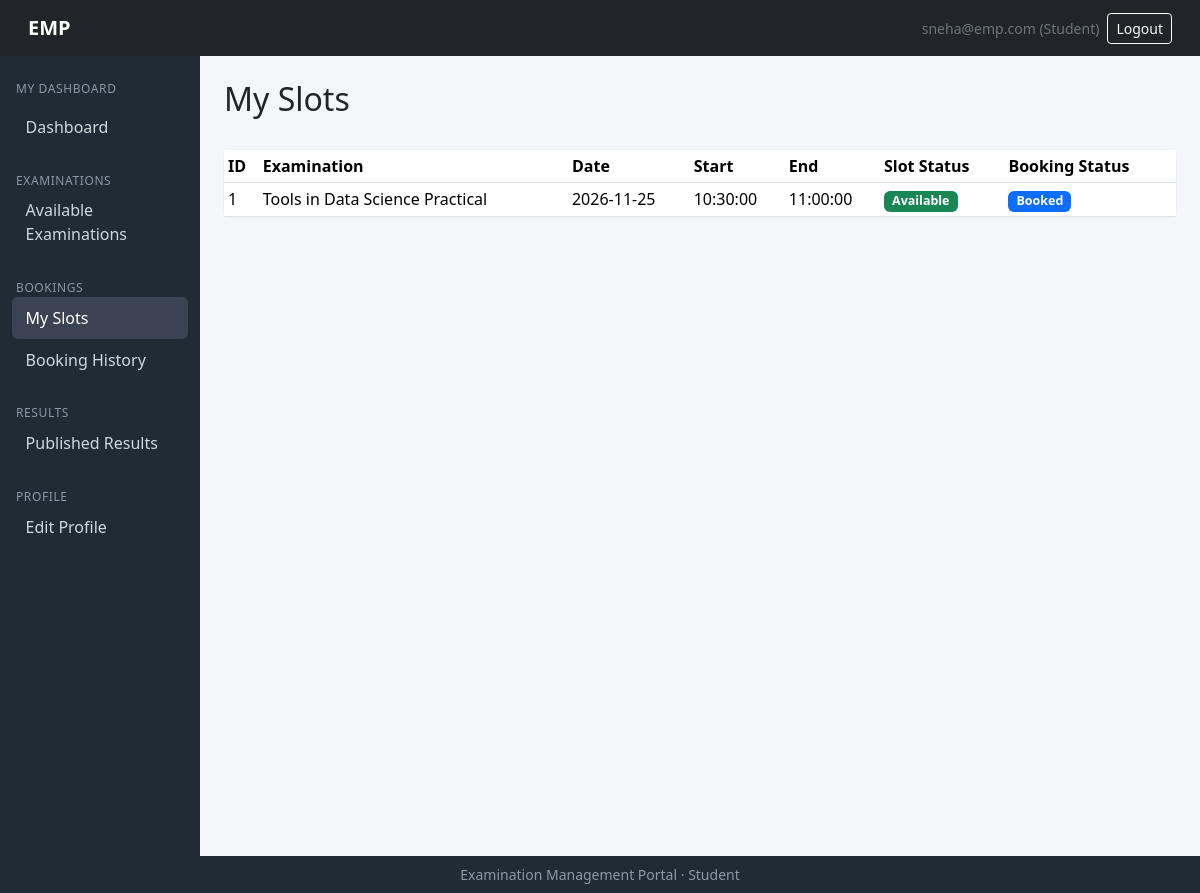
Before: /student/slots (signed in) with the older database file.
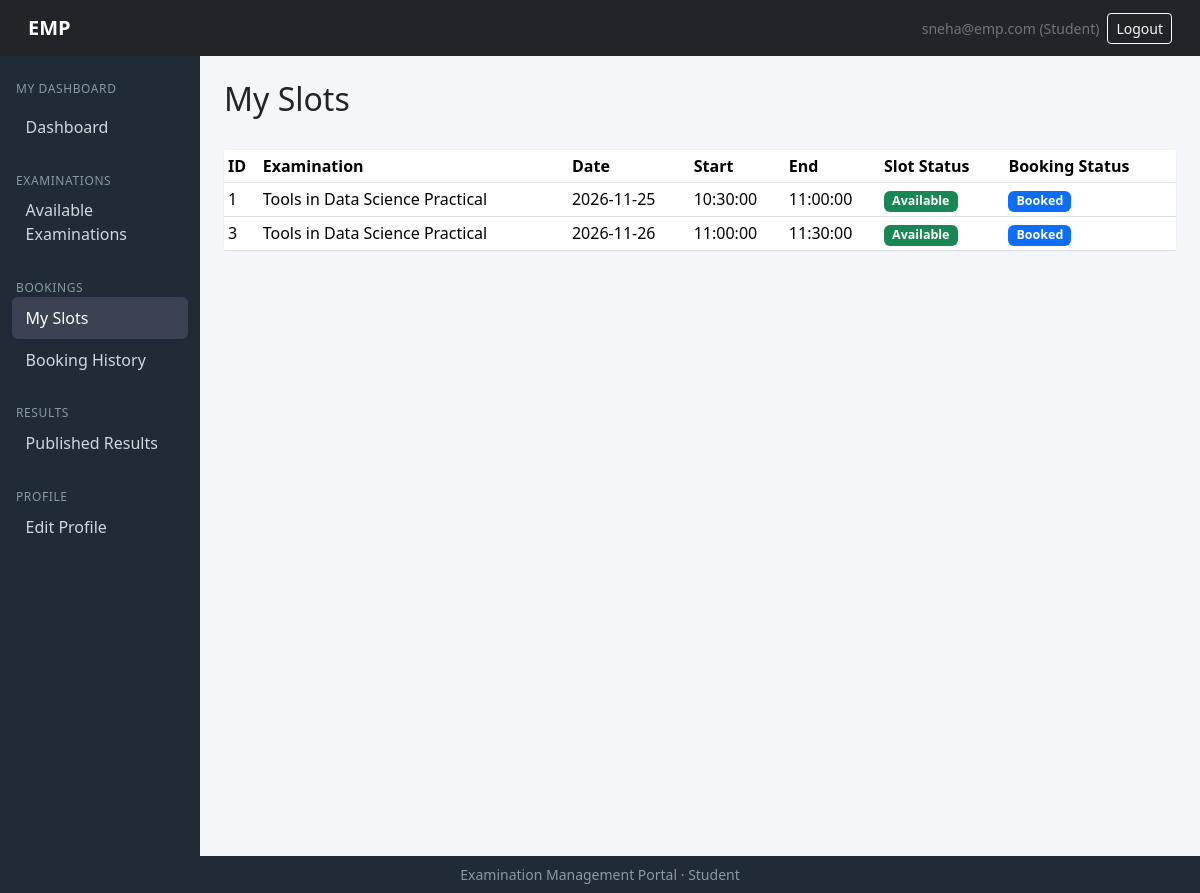
After: the same page with the newer database file.
### models/models.py (models this page shows)
class Examination(db.Model):
    __tablename__ = "examinations"
    id   = db.Column(db.Integer, primary_key=True)
    course_id = db.Column(db.Integer, db.ForeignKey("courses.id"), nullable=False)
    name     = db.Column(db.String(150), nullable=False)
    exam_type= db.Column(db.String(30), nullable=False)   # Viva|Practical|Project Demo|Assessment
    duration = db.Column(db.Integer, nullable=False)       # in minutes ig?
    max_marks = db.Column(db.Integer, nullable=False)
    slot_creation_start = db.Column(db.DateTime)
    slot_creation_end=db.Column(db.DateTime)
    slot_booking_start  = db.Column(db.DateTime)
    slot_booking_end  = db.Column(db.DateTime)
    status = db.Column(db.String(20), default="draft")  # draft|slot_creation|booking_open|closed|completed perhaps
    rubrics = db.relationship("Rubric", backref="exam")
    slots  = db.relationship("ExaminationSlot", backref="exam")

class ExaminationSlot(db.Model):
    __tablename__ = "examination_slots"
    id  = db.Column(db.Integer, primary_key=True)
    exam_id  = db.Column(db.Integer, db.ForeignKey("examinations.id"), nullable=False)
    examiner_id=db.Column(db.Integer, db.ForeignKey("examiners.id"), nullable=False)
    date = db.Column(db.Date, nullable=False)
    start_time= db.Column(db.Time, nullable=False)
    end_time       = db.Column(db.Time, nullable=False)
    max_capacity   = db.Column(db.Integer, nullable=False)
    available_seats = db.Column(db.Integer, nullable=False)
    status         = db.Column(db.String(20), default="available")  # available|full|cancelled|completed
    bookings  = db.relationship("Booking", backref="slot")

### routes/student_routes.py (the view)
@student_bp.route('/slots')
@login_required
def slots():
    if current_user.role != 'student':
        flash('Access denied.', 'danger')
        return redirect(url_for('auth.login'))
    student = get_student_or_abort()
    if not student:
        flash('Student profile not found.', 'danger')
        return redirect(url_for('auth.login'))
    my_slots = []
    for b in student.bookings:
        s = b.slot
        my_slots.append({
            'id': s.id,
            'exam_name': s.exam.name,
            'date': s.date,
            'start_time': s.start_time,
            'end_time': s.end_time,
            'status': s.status.capitalize(),
            'booking_status': b.status.capitalize(),
        })
    return render_template('student/slots.html', my_slots=my_slots)

### app.py (called while the page is built)
@login_manager.user_loader
def load_user(user_id):
    return User.query.get(int(user_id))

### routes/student_routes.py (called while the page is built)
def get_student_or_abort():
    return Student.query.filter_by(user_id=current_user.id).first()

### templates/student/slots.html (shortened to what this page needs)
{% extends "student/base_student.html" %}
{% import "admin/_status.html" as status %}
{% block content %}
<div class="d-flex justify-content-between align-items-center mb-4">
    <h2>My Slots</h2>
</div>
<div class="card">
    <div class="table-responsive">
        <table class="table table-sm table-hover mb-0">
            <thead>
                <tr>
                    <th>ID</th>
                    <th>Examination</th>
                    <th>Date</th>
                    <th>Start</th>
                    <th>End</th>
                    <th>Slot Status</th>
                    <th>Booking Status</th>
                </tr>
            </thead>
            <tbody>
                {% for slot in my_slots %}
                    <tr>
                        <td>{{ slot.id }}</td>
                        <td>{{ slot.exam_name }}</td>
                        <td>{{ slot.date }}</td>
                        <td>{{ slot.start_time }}</td>
                        <td>{{ slot.end_time }}</td>
                        <td>{{ status.status_badge(slot.status) }}</td>
                        <td>{{ status.status_badge(slot.booking_status) }}</td>
                    </tr>
                {% else %}
                    <tr><td colspan="7" class="text-center text-muted py-4">No slots booked yet.</td></tr>
                {% endfor %}
            </tbody>
        </table>
    </div>
</div>
{% endblock %}

### templates/admin/_status.html
{% macro status_badge(status) %}
{% set m = {
  'Draft':'secondary',
  'Slot Creation':'info',
  'Booking Open':'primary',
  'Closed':'warning',
  'Completed':'success',
  'Available':'success',
  'Full':'danger',
  'Cancelled':'dark',
  'Completed':'success',
  'Booked':'primary',
  'Cancelled':'dark',
  'Completed':'success',
  'Active':'success',
  'Inactive':'secondary',
  'Pending':'warning',
  'Approved':'success',
  'Rejected':'danger',
  'Open':'success',
  'Closed':'danger'
} %}
{% set color = m.get(status, 'secondary') %}
<span class="badge bg-{{ color }} badge-status">{{ status }}</span>
{% endmacro %}

Changed rows visible on the page:
now on this page (row edited): Examination: id "3", exam_name "Tools in Data Science Practical", date "2026-11-26", start_time "11:00:00", end_time "11:30:00", status "Available Booked"
